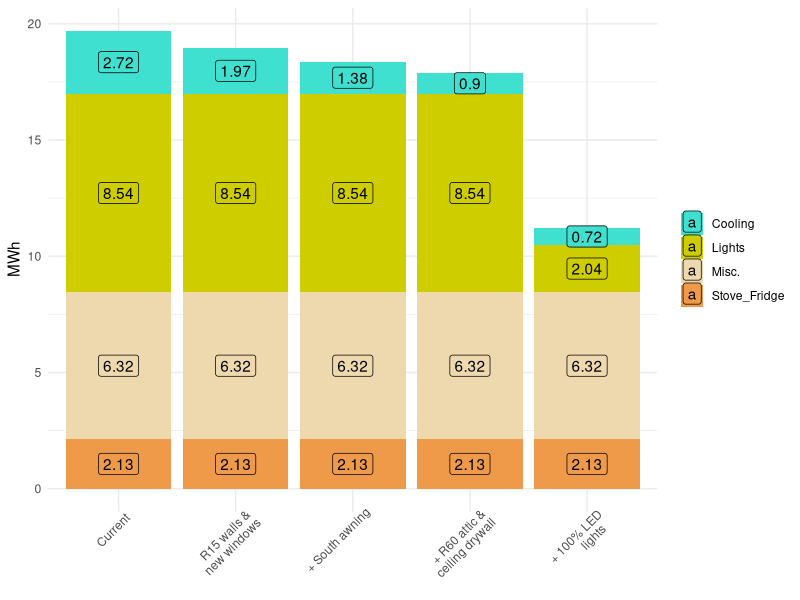

Source code (R):
setwd("C:/Users/riley/Dropbox/rileyanderson123/NCYC")


dat <- read.csv("be_opt_output.csv")

library(tidyverse)
library(viridis)


dat1 <- dat %>% 
  pivot_longer(cols = c(current : opt4),
               names_to = "options") %>% 
  mutate(across(c(item : options), factor),
         value = case_when(
           item == "Misc." | item == "Lights" | item == "Stove_Fridge" ~
             round(value * (7/12),3),
           TRUE ~ value
         ),
         kWh = round(value * 293, 4),
         MWh = round(kWh / 1000, 2))


dat1 %>%
  filter(item != "Cooling Fan/Pump",
         item != "Heating") %>% 
  ggplot(aes(x = options, y = MWh, fill = item)) +
  geom_col() +
  geom_label(aes(x = options, y = ,
                 label = MWh),
             position = position_stack(vjust = 0.5)) +
  scale_fill_manual(values = c("turquoise",
                               "yellow3",
                               "wheat2",
                               "tan2")) +
  theme_minimal() +
  scale_x_discrete(labels = c("Current",
                              "R15 walls &\nnew windows",
                              "+ South awning",
                              "+ R60 attic &\nceiling drywall",
                              "+ 100% LED\nlights")) +
  theme(axis.text.x = element_text(angle = 45,
                                   hjust = 0.8)) +
  labs(x = NULL, fill = NULL)



dat1 %>% 
  group_by(options) %>% 
  summarise(total = sum(MWh)) %>% 
  left_join(., dat1, by = "options") %>% 
  filter(item == "Cooling") %>% 
  mutate(prop_mwh = MWh / total) %>% 
  filter(options != "opt4")
